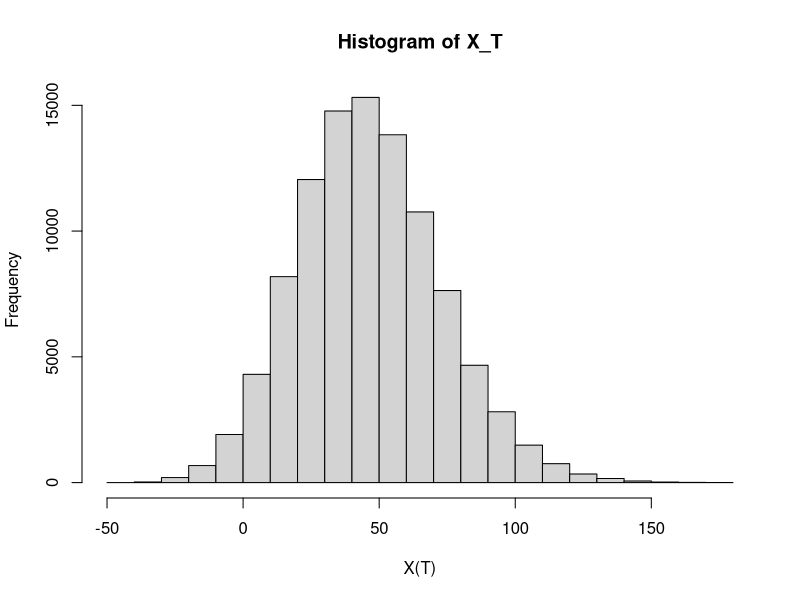

Recreate this plot in R.
# Replicating script ------------------------------------------------------
# Author: Alejandro Jiménez Rico <aljrico@gmail.com>


# Parameters --------------------------------------------------------------

alpha <- 0.0343 # Expected return of the risky market
sigma <- 0.1544 # Expected volatility of the risky market
a <- 10 # Factor 'a'
years <- 60 # Total time
nsim <- 100000 # Number of simulations
c <- a # Still factor 'a'

# Array that defines the actual wealth of the investor at every time step
x <- c()
x[1] <- a # Initial wealth

# Array that contains the inputs and outputs of cash within each investor's account
C <- append(rep(a, round(years/2)),rep(-a, round(years/2)))

# Array that stores the final wealth of each investor
X_T <- c()


# Functions ---------------------------------------------------------------

# Expected Shortfall
ES <- function(distr, a){
	VaR <- quantile(distr, a)
	ES <- mean(distr[distr<VaR])

	return(ES)
}

# Stock Simulation --------------------------------------------------------
pi <- 0.1

for (j in 1:nsim){
	for (i in 1:years){
		random <- rnorm(1, mean = alpha, sd = sigma)
		x[i+1] <- x[i]*(1+random)*pi + (1-pi)*x[i] + C[i]
	}
	X_T[j] <- x[years+1]
}



# Measurements ------------------------------------------------------------

# Final return of every individual
x_m <- median(X_T)
ret2 <- (1/years)*(-1 + (1 + (8*(x_m))/(c*years))^(1/2))*100

# Pi value of the benchmark
pi_b <- log(1+median(ret2))/alpha

# Histogram simple visualisation
hist(X_T, xlab= "X(T)")

# Output of final results
ES(X_T, 0.05)
ret2
pi_b
